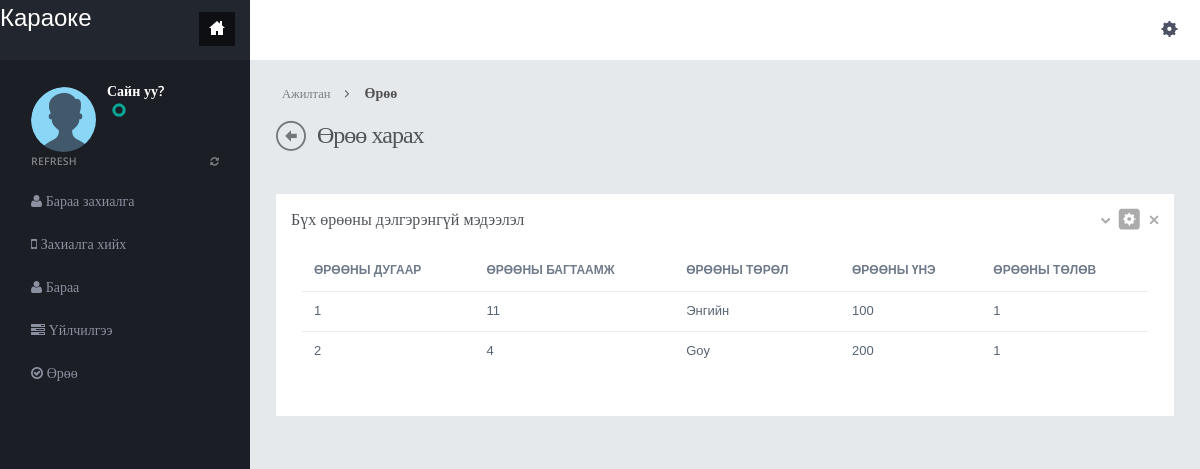
Before: /room.php with the older database file.
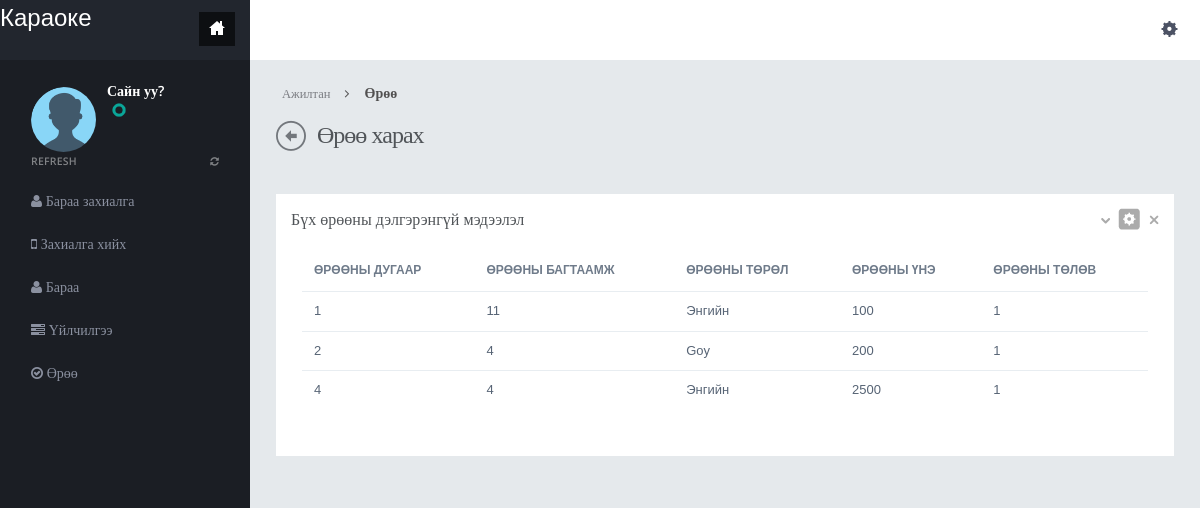
After: the same page with the newer database file.
### tables this page shows
CREATE TABLE `room` (
  `RoomID` int(11) NOT NULL,
  `RoomNumber` varchar(50) DEFAULT NULL,
  `Capacity` int(11) DEFAULT NULL,
  `RoomPrice` int(11) DEFAULT NULL,
  `RoomType` varchar(50) DEFAULT NULL,
  `Status` int(11) NOT NULL
);

### room.php (the view, shortened to what this page needs)
<?php
include("dbconnection.php");
?>
<!DOCTYPE html>
<html>
<head>
<link href="assets/plugins/pace/pace-theme-flash.css" rel="stylesheet" type="text/css" media="screen"/>
<link href="assets/plugins/bootstrap-wysihtml5/bootstrap-wysihtml5.css" rel="stylesheet" type="text/css"/>
<link href="assets/plugins/boostrapv3/css/bootstrap.min.css" rel="stylesheet" type="text/css"/>
<link href="assets/plugins/boostrapv3/css/bootstrap-theme.min.css" rel="stylesheet" type="text/css"/>
<link href="assets/plugins/font-awesome/css/font-awesome.css" rel="stylesheet" type="text/css"/>
<link href="assets/css/animate.min.css" rel="stylesheet" type="text/css"/>
<link href="assets/plugins/jquery-scrollbar/jquery.scrollbar.css" rel="stylesheet" type="text/css"/>
<link href="assets/css/style.css" rel="stylesheet" type="text/css"/>
<link href="assets/css/responsive.css" rel="stylesheet" type="text/css"/>
<link href="assets/css/custom-icon-set.css" rel="stylesheet" type="text/css"/>
</head>
<body class="">
<?php include("header.php");?>
<div class="page-container row">
  <?php include("leftbar.php");?>
    </div>
  </div>
  <div class="page-content">
    <div class="content">
      <ul class="breadcrumb">
        <li>
          <p>Ажилтан</p>
        </li>
        <li><a href="#" class="active">Өрөө</a></li>
      </ul>
      <div class="page-title"> <i class="icon-custom-left"></i>
        <h3>Өрөө харах</h3>
      </div>
      <br>
      <div class="row">
                    <div class="col-md-12">
                        <div class="row">
                            <div class="col-md-12">
                                <div class="grid simple ">
                                    <div class="grid-title no-border">
                                        	<h4>Бүх өрөөны дэлгэрэнгүй мэдээлэл</h4>
                                        <div class="tools">	<a href="javascript:;" class="collapse"></a>
											<a href="room-regist.php"  class="config"></a>
											<a href="javascript:;" class="remove"></a>
                                        </div>
                                    </div>
                                    <div class="grid-body no-border">
                                            <table class="table table-hover no-more-tables">
                                                <thead>
                                                    <tr>
                                                        <th>Өрөөны дугаар</th>
                                                        <th>Өрөөны багтаамж</th>
                                                        <th>Өрөөны төрөл</th>
                                                        <th>Өрөөны үнэ</th>
                                                        <th>Өрөөны төлөв</th>
                                                    </tr>
                                                </thead>
                                                <tbody>
                                                <?php $ret=mysqli_query($con,"select * from room");
												while($row=mysqli_fetch_array($ret))
												{
												?>
                                                    <tr>
                                                        <td><?php echo $row['RoomNumber'];?></td>
                                                        <td><?php echo $row['Capacity'];?></td>
                                                          <td><?php echo $row['RoomType'];?></td>
                                                          <td><?php echo $row['RoomPrice'];?></td>
                                                          <td><?php echo $row['Status'];?></td>
                                                    </tr>
                                                    <?php  } ?>
                                                </tbody>
                                            </table>
                                    </div>
                                </div>
                            </div>
                        </div>
                    </div>
					</div>
                </div>
            </div>
        </div>
</body>
</html>

Changed rows visible on the page:
added room: RoomNumber "4", Capacity "4", RoomType "Энгийн", RoomPrice "2500", Status "1"
